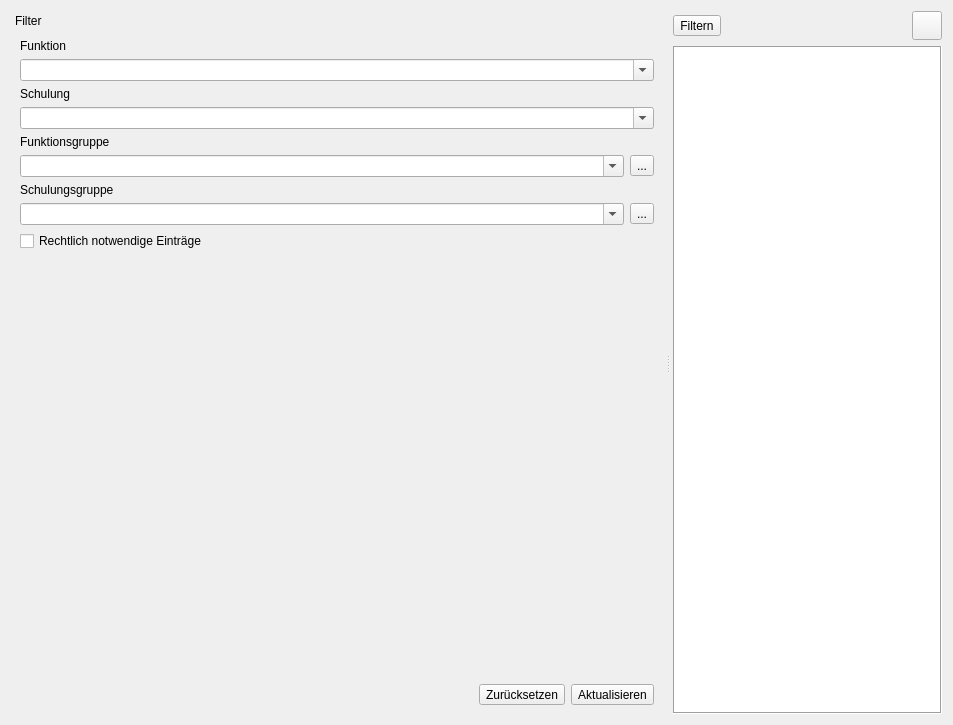
<?xml version="1.0" encoding="UTF-8"?>
<ui version="4.0">
 <class>QMQualiMatrixWidget</class>
 <widget class="QWidget" name="QMQualiMatrixWidget">
  <property name="geometry">
   <rect>
    <x>0</x>
    <y>0</y>
    <width>953</width>
    <height>725</height>
   </rect>
  </property>
  <property name="windowTitle">
   <string>Form</string>
  </property>
  <layout class="QGridLayout" name="gridLayout">
   <item row="0" column="0">
    <widget class="QSplitter" name="splitter">
     <property name="orientation">
      <enum>Qt::Horizontal</enum>
     </property>
     <property name="opaqueResize">
      <bool>false</bool>
     </property>
     <property name="handleWidth">
      <number>10</number>
     </property>
     <widget class="QDockWidget" name="dwFilter">
      <property name="minimumSize">
       <size>
        <width>300</width>
        <height>494</height>
       </size>
      </property>
      <property name="maximumSize">
       <size>
        <width>524287</width>
        <height>524287</height>
       </size>
      </property>
      <property name="features">
       <set>QDockWidget::NoDockWidgetFeatures</set>
      </property>
      <property name="windowTitle">
       <string>Filter</string>
      </property>
      <widget class="QWidget" name="dockWidgetContents">
       <layout class="QGridLayout" name="gridLayout_2">
        <item row="0" column="0">
         <widget class="QLabel" name="label">
          <property name="text">
           <string>Funktion</string>
          </property>
         </widget>
        </item>
        <item row="1" column="0">
         <widget class="QComboBox" name="cbFuncFilter">
          <property name="sizePolicy">
           <sizepolicy hsizetype="Preferred" vsizetype="Preferred">
            <horstretch>0</horstretch>
            <verstretch>0</verstretch>
           </sizepolicy>
          </property>
          <property name="editable">
           <bool>true</bool>
          </property>
          <property name="insertPolicy">
           <enum>QComboBox::NoInsert</enum>
          </property>
         </widget>
        </item>
        <item row="2" column="0">
         <widget class="QLabel" name="label_2">
          <property name="text">
           <string>Schulung</string>
          </property>
         </widget>
        </item>
        <item row="3" column="0">
         <widget class="QComboBox" name="cbTrainFilter">
          <property name="sizePolicy">
           <sizepolicy hsizetype="Preferred" vsizetype="Preferred">
            <horstretch>0</horstretch>
            <verstretch>0</verstretch>
           </sizepolicy>
          </property>
          <property name="editable">
           <bool>true</bool>
          </property>
          <property name="insertPolicy">
           <enum>QComboBox::NoInsert</enum>
          </property>
         </widget>
        </item>
        <item row="4" column="0">
         <widget class="QLabel" name="label_5">
          <property name="text">
           <string>Funktionsgruppe</string>
          </property>
         </widget>
        </item>
        <item row="5" column="0">
         <layout class="QHBoxLayout" name="horizontalLayout_4">
          <item>
           <widget class="QComboBox" name="cbFuncGroupFilter">
            <property name="sizePolicy">
             <sizepolicy hsizetype="Preferred" vsizetype="Preferred">
              <horstretch>0</horstretch>
              <verstretch>0</verstretch>
             </sizepolicy>
            </property>
            <property name="editable">
             <bool>true</bool>
            </property>
            <property name="insertPolicy">
             <enum>QComboBox::NoInsert</enum>
            </property>
           </widget>
          </item>
          <item>
           <widget class="QToolButton" name="tbExtSelFuncGroup">
            <property name="text">
             <string>...</string>
            </property>
            <property name="icon">
             <iconset resource="../icons.qrc">
              <normaloff>:/icons/icons/view-list-details.svg</normaloff>:/icons/icons/view-list-details.svg</iconset>
            </property>
            <property name="iconSize">
             <size>
              <width>22</width>
              <height>22</height>
             </size>
            </property>
           </widget>
          </item>
         </layout>
        </item>
        <item row="6" column="0">
         <widget class="QLabel" name="label_4">
          <property name="text">
           <string>Schulungsgruppe</string>
          </property>
         </widget>
        </item>
        <item row="7" column="0">
         <layout class="QHBoxLayout" name="horizontalLayout_3">
          <item>
           <widget class="QComboBox" name="cbTrainGroupFilter">
            <property name="sizePolicy">
             <sizepolicy hsizetype="Preferred" vsizetype="Preferred">
              <horstretch>0</horstretch>
              <verstretch>0</verstretch>
             </sizepolicy>
            </property>
            <property name="editable">
             <bool>true</bool>
            </property>
            <property name="insertPolicy">
             <enum>QComboBox::NoInsert</enum>
            </property>
           </widget>
          </item>
          <item>
           <widget class="QToolButton" name="tbExtSelTrainGroup">
            <property name="text">
             <string>...</string>
            </property>
            <property name="icon">
             <iconset resource="../icons.qrc">
              <normaloff>:/icons/icons/view-list-details.svg</normaloff>:/icons/icons/view-list-details.svg</iconset>
            </property>
            <property name="iconSize">
             <size>
              <width>22</width>
              <height>22</height>
             </size>
            </property>
           </widget>
          </item>
         </layout>
        </item>
        <item row="8" column="0">
         <widget class="QCheckBox" name="cbLegal">
          <property name="enabled">
           <bool>true</bool>
          </property>
          <property name="text">
           <string>Rechtlich notwendige Einträge</string>
          </property>
         </widget>
        </item>
        <item row="9" column="0">
         <spacer name="verticalSpacer">
          <property name="orientation">
           <enum>Qt::Vertical</enum>
          </property>
          <property name="sizeHint" stdset="0">
           <size>
            <width>20</width>
            <height>361</height>
           </size>
          </property>
         </spacer>
        </item>
        <item row="10" column="0">
         <layout class="QHBoxLayout" name="horizontalLayout_2">
          <item>
           <spacer name="horizontalSpacer">
            <property name="orientation">
             <enum>Qt::Horizontal</enum>
            </property>
            <property name="sizeHint" stdset="0">
             <size>
              <width>40</width>
              <height>20</height>
             </size>
            </property>
           </spacer>
          </item>
          <item>
           <widget class="QToolButton" name="tbFilterReset">
            <property name="text">
             <string>Zurücksetzen</string>
            </property>
            <property name="icon">
             <iconset resource="../icons.qrc">
              <normaloff>:/icons/icons/edit-reset.svg</normaloff>:/icons/icons/edit-reset.svg</iconset>
            </property>
            <property name="iconSize">
             <size>
              <width>22</width>
              <height>22</height>
             </size>
            </property>
            <property name="toolButtonStyle">
             <enum>Qt::ToolButtonTextBesideIcon</enum>
            </property>
           </widget>
          </item>
          <item>
           <widget class="QToolButton" name="tbFilterUpdate">
            <property name="text">
             <string>Aktualisieren</string>
            </property>
            <property name="icon">
             <iconset resource="../icons.qrc">
              <normaloff>:/icons/icons/update-none.svg</normaloff>:/icons/icons/update-none.svg</iconset>
            </property>
            <property name="iconSize">
             <size>
              <width>22</width>
              <height>22</height>
             </size>
            </property>
            <property name="toolButtonStyle">
             <enum>Qt::ToolButtonTextBesideIcon</enum>
            </property>
           </widget>
          </item>
         </layout>
        </item>
       </layout>
      </widget>
     </widget>
     <widget class="QWidget" name="layoutWidget">
      <layout class="QVBoxLayout" name="verticalLayout_2">
       <item>
        <layout class="QHBoxLayout" name="horizontalLayout">
         <item>
          <widget class="QToolButton" name="tbFilterVisible">
           <property name="minimumSize">
            <size>
             <width>0</width>
             <height>0</height>
            </size>
           </property>
           <property name="text">
            <string>Filtern</string>
           </property>
           <property name="icon">
            <iconset resource="../icons.qrc">
             <normaloff>:/icons/icons/view-filter.svg</normaloff>:/icons/icons/view-filter.svg</iconset>
           </property>
           <property name="iconSize">
            <size>
             <width>22</width>
             <height>22</height>
            </size>
           </property>
           <property name="toolButtonStyle">
            <enum>Qt::ToolButtonTextBesideIcon</enum>
           </property>
          </widget>
         </item>
         <item>
          <spacer name="horizontalSpacer_2">
           <property name="orientation">
            <enum>Qt::Horizontal</enum>
           </property>
           <property name="sizeHint" stdset="0">
            <size>
             <width>40</width>
             <height>20</height>
            </size>
           </property>
          </spacer>
         </item>
         <item>
          <widget class="QToolButton" name="tbLock">
           <property name="text">
            <string/>
           </property>
           <property name="icon">
            <iconset resource="../icons.qrc">
             <normaloff>:/icons/icons/document-encrypted.svg</normaloff>
             <normalon>:/icons/icons/document-decrypt.svg</normalon>:/icons/icons/document-encrypted.svg</iconset>
           </property>
           <property name="iconSize">
            <size>
             <width>22</width>
             <height>22</height>
            </size>
           </property>
           <property name="shortcut">
            <string>Ctrl+L</string>
           </property>
           <property name="checkable">
            <bool>true</bool>
           </property>
          </widget>
         </item>
        </layout>
       </item>
       <item>
        <widget class="QMTableView" name="tvQualiMatrix">
         <property name="autoFillBackground">
          <bool>true</bool>
         </property>
         <property name="styleSheet">
          <string notr="true">QTableCornerButton::section {
	background-color: qlineargradient(x1: 0, y1: 0, x2: 0, y2: 1, stop: 0 white, stop: 1 white); 
}</string>
         </property>
         <property name="frameShape">
          <enum>QFrame::Box</enum>
         </property>
         <property name="sizeAdjustPolicy">
          <enum>QAbstractScrollArea::AdjustToContents</enum>
         </property>
         <property name="alternatingRowColors">
          <bool>false</bool>
         </property>
         <property name="selectionMode">
          <enum>QAbstractItemView::SingleSelection</enum>
         </property>
         <property name="selectionBehavior">
          <enum>QAbstractItemView::SelectItems</enum>
         </property>
         <property name="verticalScrollMode">
          <enum>QAbstractItemView::ScrollPerItem</enum>
         </property>
         <property name="horizontalScrollMode">
          <enum>QAbstractItemView::ScrollPerItem</enum>
         </property>
         <property name="showGrid">
          <bool>false</bool>
         </property>
         <property name="cornerButtonEnabled">
          <bool>false</bool>
         </property>
         <attribute name="horizontalHeaderMinimumSectionSize">
          <number>30</number>
         </attribute>
         <attribute name="horizontalHeaderDefaultSectionSize">
          <number>30</number>
         </attribute>
        </widget>
       </item>
      </layout>
     </widget>
    </widget>
   </item>
  </layout>
 </widget>
 <customwidgets>
  <customwidget>
   <class>QMTableView</class>
   <extends>QTableView</extends>
   <header location="global">qualimatrix/qmtableview.h</header>
  </customwidget>
 </customwidgets>
 <resources>
  <include location="../icons.qrc"/>
 </resources>
 <connections>
  <connection>
   <sender>tbLock</sender>
   <signal>toggled(bool)</signal>
   <receiver>QMQualiMatrixWidget</receiver>
   <slot>switchLockMode()</slot>
   <hints>
    <hint type="sourcelabel">
     <x>926</x>
     <y>43</y>
    </hint>
    <hint type="destinationlabel">
     <x>476</x>
     <y>362</y>
    </hint>
   </hints>
  </connection>
  <connection>
   <sender>tbFilterVisible</sender>
   <signal>clicked()</signal>
   <receiver>QMQualiMatrixWidget</receiver>
   <slot>switchFilterVisibility()</slot>
   <hints>
    <hint type="sourcelabel">
     <x>858</x>
     <y>43</y>
    </hint>
    <hint type="destinationlabel">
     <x>476</x>
     <y>362</y>
    </hint>
   </hints>
  </connection>
  <connection>
   <sender>tbFilterReset</sender>
   <signal>clicked()</signal>
   <receiver>QMQualiMatrixWidget</receiver>
   <slot>resetFilter()</slot>
   <hints>
    <hint type="sourcelabel">
     <x>743</x>
     <y>43</y>
    </hint>
    <hint type="destinationlabel">
     <x>476</x>
     <y>362</y>
    </hint>
   </hints>
  </connection>
  <connection>
   <sender>dwFilter</sender>
   <signal>visibilityChanged(bool)</signal>
   <receiver>QMQualiMatrixWidget</receiver>
   <slot>filterVisibilityChanged()</slot>
   <hints>
    <hint type="sourcelabel">
     <x>184</x>
     <y>362</y>
    </hint>
    <hint type="destinationlabel">
     <x>476</x>
     <y>362</y>
    </hint>
   </hints>
  </connection>
  <connection>
   <sender>tbFilterUpdate</sender>
   <signal>clicked()</signal>
   <receiver>QMQualiMatrixWidget</receiver>
   <slot>updateFilter()</slot>
   <hints>
    <hint type="sourcelabel">
     <x>274</x>
     <y>689</y>
    </hint>
    <hint type="destinationlabel">
     <x>476</x>
     <y>362</y>
    </hint>
   </hints>
  </connection>
  <connection>
   <sender>tbExtSelTrainGroup</sender>
   <signal>clicked()</signal>
   <receiver>QMQualiMatrixWidget</receiver>
   <slot>extSelTrainGroup()</slot>
   <hints>
    <hint type="sourcelabel">
     <x>570</x>
     <y>267</y>
    </hint>
    <hint type="destinationlabel">
     <x>476</x>
     <y>362</y>
    </hint>
   </hints>
  </connection>
  <connection>
   <sender>tbExtSelFuncGroup</sender>
   <signal>clicked()</signal>
   <receiver>QMQualiMatrixWidget</receiver>
   <slot>extSelFuncGroup()</slot>
   <hints>
    <hint type="sourcelabel">
     <x>570</x>
     <y>207</y>
    </hint>
    <hint type="destinationlabel">
     <x>476</x>
     <y>362</y>
    </hint>
   </hints>
  </connection>
 </connections>
 <slots>
  <slot>updateFilter()</slot>
  <slot>resetFilter()</slot>
  <slot>switchLockMode()</slot>
  <slot>qmLostFocus()</slot>
  <slot>filterVisibilityChanged()</slot>
  <slot>switchFilterVisibility()</slot>
  <slot>extSelTrainGroup()</slot>
  <slot>extSelFuncGroup()</slot>
 </slots>
</ui>
